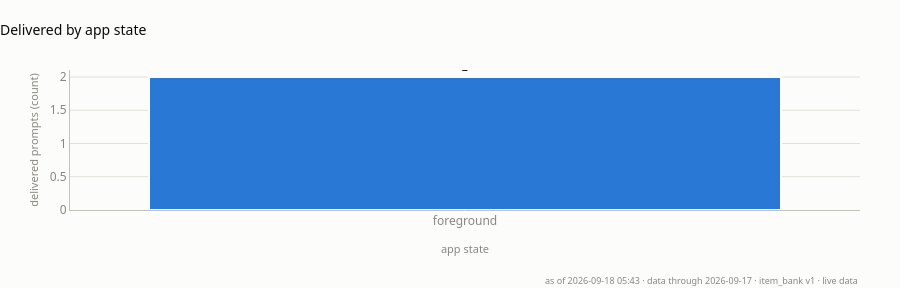

Notebook source saved alongside this figure:
### Code cell
# The same prompts by the app state they arrived in. 5 of 7 landed with the app
# in the background, which is the state that matters for push reliability -
# a foreground-only delivery record would mean the silent push is not waking the
# app as intended.
splits["receipt_app_state"]

### Figure 1 — Plotly figure (JSON) as saved in the notebook; plotly's stock layout.template omitted (floating-point values rounded to 4 significant figures)
{"data": [{"hovertemplate": "%{x}<br>%{y} delivered<extra></extra>", "marker": {"color": ["#2a78d6"], "line": {"color": "#fcfcfb", "width": 2}}, "showlegend": false, "text": ["2"], "textfont": {"color": "#0b0b0b", "size": 11}, "textposition": "outside", "type": "bar", "x": ["foreground"], "y": [2]}], "layout": {"annotations": [{"font": {"color": "#898781", "family": "system-ui, -apple-system, \"Segoe UI\", sans-serif", "size": 9}, "showarrow": false, "text": "as of 2026-09-18 05:43 · data through 2026-09-17 · item_bank v1 · live data", "x": 1, "xanchor": "right", "xref": "paper", "y": 0, "yanchor": "top", "yref": "paper", "yshift": -62}], "font": {"color": "#52514e", "family": "system-ui, -apple-system, \"Segoe UI\", sans-serif", "size": 12}, "height": 288, "hoverlabel": {"bgcolor": "#fcfcfb", "font": {"color": "#0b0b0b", "family": "system-ui, -apple-system, \"Segoe UI\", sans-serif"}}, "margin": {"b": 78, "l": 70, "r": 40, "t": 70}, "paper_bgcolor": "#fcfcfb", "plot_bgcolor": "#fcfcfb", "showlegend": false, "title": {"font": {"color": "#0b0b0b", "size": 14}, "text": "Delivered by app state", "x": 0, "xanchor": "left"}, "xaxis": {"linecolor": "#c3c2b7", "showgrid": false, "tickfont": {"color": "#898781"}, "title": {"font": {"color": "#898781", "size": 11}, "text": "app state"}, "zeroline": false}, "yaxis": {"gridcolor": "#e1e0d9", "linecolor": "#c3c2b7", "rangemode": "tozero", "showgrid": true, "tickfont": {"color": "#898781"}, "title": {"font": {"color": "#898781", "size": 11}, "text": "delivered prompts (count)"}, "zeroline": false}}}
